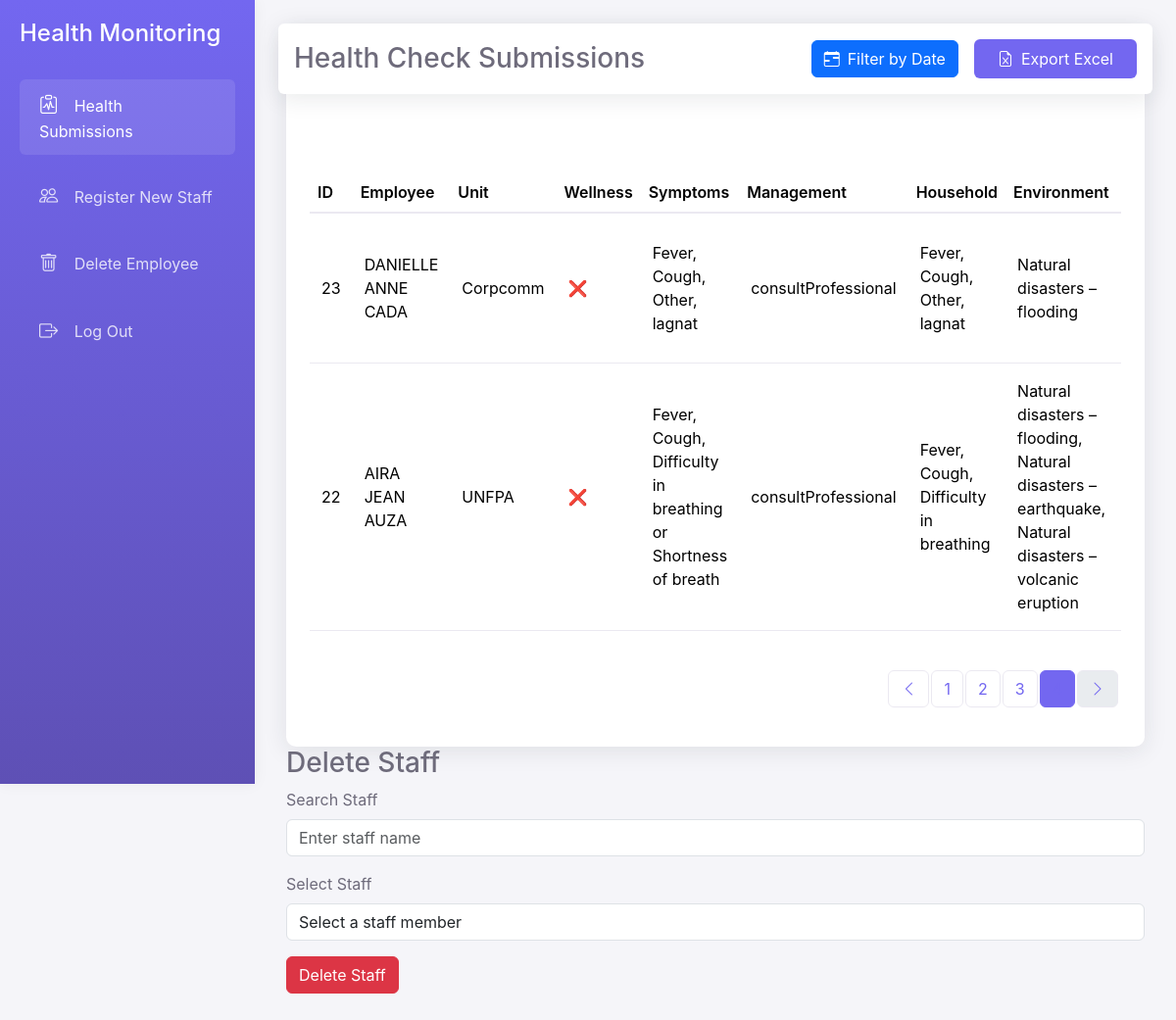
The page /admin.php?page=4 (signed in) on the database its author committed.
### tables this page shows
CREATE TABLE `health_records` (
  `id` int(11) NOT NULL,
  `employee_name` varchar(255) NOT NULL,
  `unit` varchar(255) NOT NULL,
  `wellness_status` varchar(3) NOT NULL,
  `symptoms` text DEFAULT NULL,
  `symptoms_management` text DEFAULT NULL,
  `household_symptoms` varchar(3) NOT NULL,
  `household_symptoms_details` text DEFAULT NULL,
  `environmental_check` varchar(255) NOT NULL,
  `environmental_issues` text DEFAULT NULL,
  `mental_health_check` varchar(255) NOT NULL,
  `mental_health_support` text DEFAULT NULL,
  `current_status` varchar(255) NOT NULL,
  `submission_date` timestamp NOT NULL DEFAULT current_timestamp()
);

### admin.php (the view, shortened to what this page needs)
<?php
$servername = "127.0.0.1";
$username = "root";
$password = "";
$dbname = "employeedatabase";
$conn = new mysqli($servername, $username, $password, $dbname);
$start_date = isset($_GET['start_date']) ? $_GET['start_date'] : '';
$end_date = isset($_GET['end_date']) ? $_GET['end_date'] : '';
$valid_start = DateTime::createFromFormat('Y-m-d', $start_date) && DateTime::createFromFormat('Y-m-d', $start_date)->format('Y-m-d') === $start_date;
$valid_end = DateTime::createFromFormat('Y-m-d', $end_date) && DateTime::createFromFormat('Y-m-d', $end_date)->format('Y-m-d') === $end_date;
$where_clause = '';
$limit = 5;
$page = isset($_GET["page"]) ? (int)$_GET["page"] : 1;
$page = max($page, 1);
$start_from = ($page - 1) * $limit;
$total_records_query = "SELECT COUNT(*) FROM health_records" . $where_clause;
$total_records_result = $conn->query($total_records_query);
$total_records = $total_records_result->fetch_array()[0];
$total_pages = ceil($total_records / $limit);
$prev_page = max($page - 1, 1);
$next_page = min($page + 1, $total_pages);
$sql = "SELECT * FROM health_records" . $where_clause . " ORDER BY submission_date DESC LIMIT $start_from, $limit";
$result = $conn->query($sql);
?>
<!DOCTYPE html>
<html lang="en">
<head>
    <link href="https://cdn.jsdelivr.net/npm/bootstrap@5.3.2/dist/css/bootstrap.min.css" rel="stylesheet">
    <link href="https://cdn.jsdelivr.net/npm/bootstrap-icons@1.11.0/font/bootstrap-icons.css" rel="stylesheet">
    <link rel="stylesheet" href="https://cdn.jsdelivr.net/npm/flatpickr/dist/flatpickr.min.css">
    <link rel="stylesheet" href="https://cdn.jsdelivr.net/npm/sweetalert2@11/dist/sweetalert2.min.css">
    <link rel="stylesheet" href="admin.css">
</head>
<body>
    <div class="sidebar d-none d-md-block">
        <div class="sidebar-header mb-4">
            <h4 class="text-white">Health Monitoring</h4>
        </div>
        <nav class="nav flex-column">
            <a class="nav-link active" href="#" id="healthSubmissionsLink">
                <i class="bi bi-clipboard-pulse"></i>
                Health Submissions
            </a>
            <a class="nav-link" href="#" id="registerNewStaffLink">
                <i class="bi bi-people"></i>
                Register New Staff
            </a>
            <a class="nav-link" href="#" id="deleteStaffLink">
                <i class="bi bi-trash"></i>
                Delete Employee
            </a>
            <a class="nav-link" href="#" onclick="confirmLogout()">
                <i class="bi bi-box-arrow-right"></i>
                Log Out
            </a>
        </nav>
    </div>
    <div class="main-content">
        <div class="table-section" id="healthSubmissionsTable">
        <div class="header d-flex justify-content-between align-items-center rounded" id="healthSubmissionsHeader">
            <h3 class="mb-0">Health Check Submissions</h3>
            <div class="d-flex align-items-center gap-2">
                <button class="btn btn-primary me-2" id="dateFilterBtn">
                    <i class="bi bi-calendar-range me-2"></i>Filter by Date
                </button>
                <a href="?export=1<?= isset($_GET['start_date']) ? '&start_date=' . urlencode($_GET['start_date']) . '&end_date=' . urlencode($_GET['end_date']) : '' ?>" class="btn-export">
                    <i class="bi bi-file-earmark-excel"></i>
                    Export Excel
                </a>
            </div>
        </div>
            <div class="table-responsive">
                <table class="table table-hover">
                    <thead>
                        <tr>
                            <th>ID</th>
                            <th>Employee</th>
                            <th>Unit</th>
                            <th>Wellness</th>
                            <th>Symptoms</th>
                            <th>Management</th>
                            <th>Household</th>
                            <th>Environment</th>
                            <th>Mental Heat</th>
                        </tr>
                    </thead>
                    <tbody>
                        <?php if ($result->num_rows > 0): ?>
                            <?php while($row = $result->fetch_assoc()): ?>
                            <tr>
                                <td><?= $row['id'] ?></td>
                                <td><?= $row['employee_name'] ?></td>
                                <td><?= $row['unit'] ?></td>
                                <td><?= $row['wellness_status'] == 'yes' ? '✅' : '❌' ?></td>
                                <td><?= $row['symptoms'] ?: 'N/A' ?></td>
                                <td><?= $row['symptoms_management'] ?: 'N/A' ?></td>
                                <td><?= $row['household_symptoms_details'] ?: 'N/A' ?></td>
                                <td><?= $row['environmental_issues'] ?: 'N/A' ?></td>
                                <td><?= $row['mental_health_support'] ?: 'N/A' ?></td>
                            </tr>
                            <?php endwhile; ?>
                        <?php else: ?>
                            <tr>
                                <td colspan="12" class="text-center py-4">No records found</td>
                            </tr>
                        <?php endif; ?>
                    </tbody>
                </table>
            </div>
            <nav aria-label="Page navigation">
                <ul class="pagination justify-content-end mt-4">
                    <li class="page-item <?= ($page == 1) ? 'disabled' : '' ?>">
                        <a class="page-link" href="admin.php?page=<?= $prev_page ?><?= $valid_start && $valid_end ? "&start_date=$start_date&end_date=$end_date" : '' ?>">
                            <i class="bi bi-chevron-left"></i>
                        </a>
                    </li>
                    <?php
                    $start_page = max(1, $page - 2);
                    $end_page = min($total_pages, $page + 2);
                    if ($start_page > 1) {
                        echo '<li class="page-item"><a class="page-link" href="admin.php?page=1'.($valid_start && $valid_end ? "&start_date=$start_date&end_date=$end_date" : '').'">1</a></li>';
                    }
                    for ($i = $start_page; $i <= $end_page; $i++) {
                        $active = ($i == $page) ? 'active' : '';
                        echo "<li class='page-item $active'>
                                <a class='page-link' href='admin.php?page=$i".($valid_start && $valid_end ? "&start_date=$start_date&end_date=$end_date" : '')."'>$i</a>
                              </li>";
                    }
                    ?>
                    <li class="page-item <?= ($page == $total_pages) ? 'disabled' : '' ?>">
                        <a class="page-link" href="admin.php?page=<?= $next_page ?><?= $valid_start && $valid_end ? "&start_date=$start_date&end_date=$end_date" : '' ?>">
                            <i class="bi bi-chevron-right"></i>
                        </a>
                    </li>
                </ul>
            </nav>
        </div>
        <div class="delete-staff-section" id="deleteStaffSection">
            <h3>Delete Staff</h3>
            <form id="deleteStaffForm" method="post">
                <div class="mb-3">
                    <label for="searchStaff" class="form-label">Search Staff</label>
                    <input type="text" class="form-control" id="searchStaff" name="searchStaff" placeholder="Enter staff name">
                </div>
                <div class="mb-3">
                    <label for="staffList" class="form-label">Select Staff</label>
                    <select class="form-control" id="staffList" name="staffList" required>
                        <option value="">Select a staff member</option>
                    </select>
                </div>
                <button type="submit" class="btn btn-danger" name="deleteStaff">Delete Staff</button>
            </form>
        </div>
    </div>
</body>
</html>

### admin.css (style rules this page uses)
:root { --primary: #7367f0; --secondary: #a8a5d6; --success: #28c76f; --danger: #ea5455; --warning: #ff9f43; --info: #00cfe8; --dark: #4b4b4b; --light: #f6f6f9; --white: #fff; }
body { font-family: 'Inter', sans-serif; background-color: #f5f5f9; color: #6e6b7b; }
.sidebar { width: 260px; height: 100vh; position: fixed; background: linear-gradient(180deg, var(--primary) 0%, #5e50b5 100%); padding: 20px; color: var(--white); box-shadow: 0 0 15px rgba(0,0,0,0.05); }
.sidebar .nav-link { color: rgba(255,255,255,0.8); padding: 12px 20px; margin: 8px 0; border-radius: 6px; transition: all 0.3s; }
.sidebar .nav-link.active, .sidebar .nav-link:hover { background: rgba(255,255,255,0.1); color: var(--white); }
.sidebar .nav-link i { margin-right: 12px; font-size: 1.2rem; }
.main-content { margin-left: 260px; padding: 2rem; }
.header { background: var(--white); padding: 1rem; margin: -2rem -2rem 2rem; box-shadow: 0 4px 24px 0 rgba(34,41,47,.1); }
.table-section { background: var(--white); border-radius: 10px; box-shadow: 0 4px 24px 0 rgba(34,41,47,.1); padding: 1.5rem; }
.table { color: #6e6b7b; }
.table thead { background: #f8f8f8; }
.table th { font-weight: 600; border-bottom: 2px solid #ebe9f1 !important; }
.table td { border-color: #ebe9f1 !important; vertical-align: middle; padding: 1rem 0.75rem; }
.btn-export { background: var(--primary); color: var(--white); padding: 0.5rem 1.5rem; border-radius: 6px; transition: all 0.3s; text-decoration: none; display: inline-flex; align-items: center; gap: 8px; }
.pagination .page-link { border-color: #ebe9f1; color: var(--primary); margin: 0 3px; border-radius: 6px !important; }
.pagination .page-item.active .page-link { background: var(--primary); border-color: var(--primary); }
.bi-box-arrow-right { font-size: 1.2rem; margin-right: 12px; }

### rows shown on the page
health_records: id "23", employee_name "DANIELLE ANNE CADA", unit "Corpcomm", symptoms "Fever, Cough, Other, lagnat", symptoms_management "consultProfessional", household_symptoms_details "Fever, Cough, Other, lagnat", environmental_issues "Natural disasters – flooding"
health_records: id "22", employee_name "AIRA JEAN AUZA", unit "UNFPA", symptoms "Fever, Cough, Difficulty in breathing or Shortness of breath", symptoms_management "consultProfessional", household_symptoms_details "Fever, Cough, Difficulty in breathing", environmental_issues "Natural disasters – flooding, Natural disasters – earthquake, Natural disasters – volcanic eruption"
